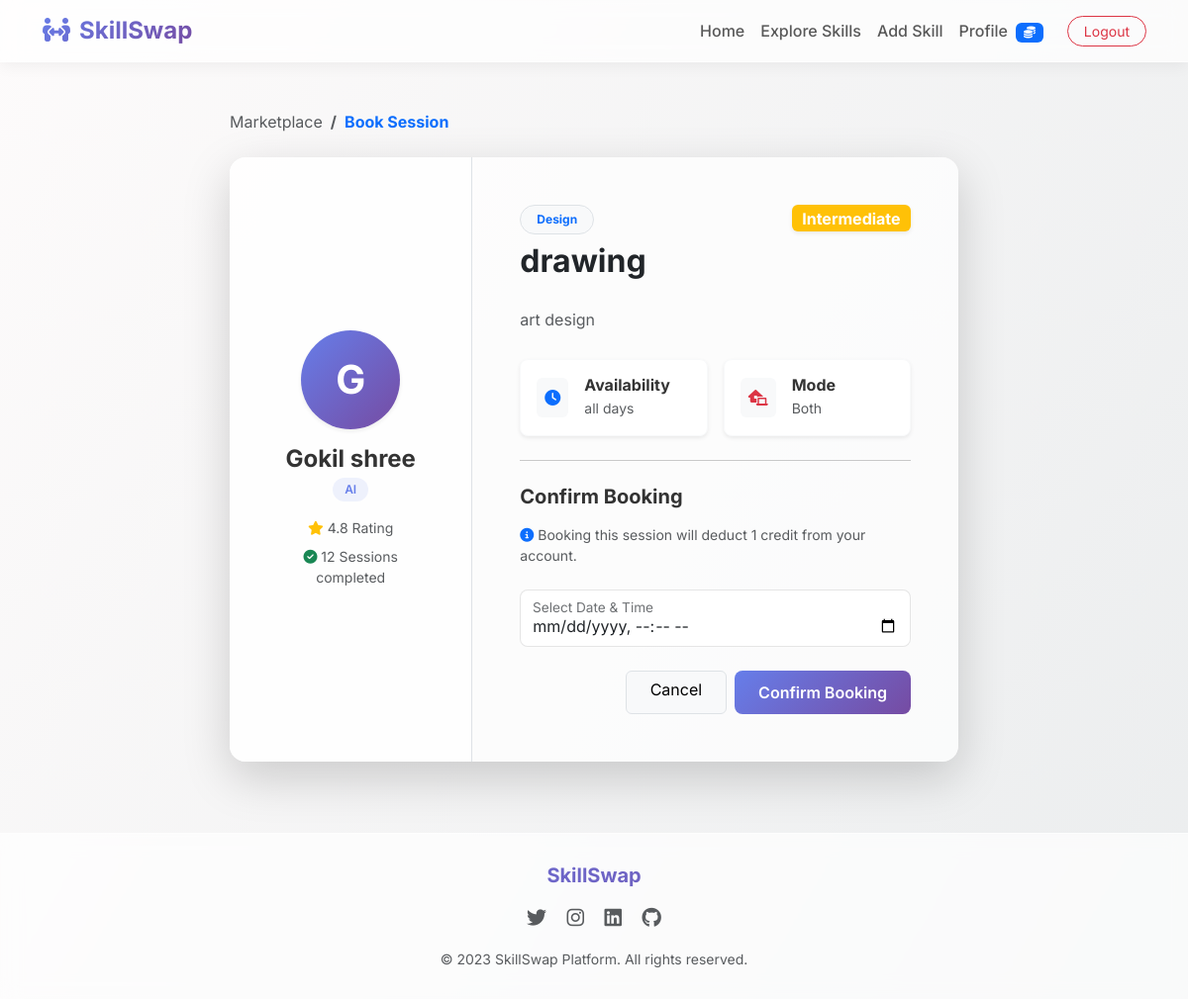
The app's page /book/2/ (signed in) with its own data.
### exchange/models.py (models this page shows, shortened)
class Skill(models.Model):
    CATEGORY_CHOICES = [
        ('Programming', 'Programming'),
        ('Design', 'Design'),
        ('Marketing', 'Marketing'),
        ('Public Speaking', 'Public Speaking'),
        ('Video Editing', 'Video Editing'),
        ('Music', 'Music'),
        ('Languages', 'Languages'),
        ('Other', 'Other'),
    ]
    LEVEL_CHOICES = [
        ('Beginner', 'Beginner'),
        ('Intermediate', 'Intermediate'),
        ('Expert', 'Expert'),
    ]
    MODE_CHOICES = [
        ('Online', 'Online'),
        ('Offline', 'Offline'),
        ('Both', 'Both'),
    ]
    skill_name = models.CharField(max_length=100)
    category = models.CharField(max_length=50, choices=CATEGORY_CHOICES)
    level = models.CharField(max_length=20, choices=LEVEL_CHOICES)
    description = models.TextField()
    teacher = models.ForeignKey(User, on_delete=models.CASCADE, related_name='skills_taught')
    availability = models.CharField(max_length=255, help_text="E.g., Weekends 10 AM - 12 PM")
    mode = models.CharField(max_length=20, choices=MODE_CHOICES, default='Online')
    created_at = models.DateTimeField(auto_now_add=True)

class UserProfile(models.Model):
    user = models.OneToOneField(User, on_delete=models.CASCADE)
    department = models.CharField(max_length=100)
    bio = models.TextField(blank=True)
    credits = models.IntegerField(default=10) # Give users some initial credits to book sessions
    profile_picture = models.ImageField(upload_to='profile_pics/', blank=True, null=True)

### exchange/views.py (the view)
# urls.py: path('book/<int:skill_id>/', views.book_session_view, name='book_session'),
@login_required
def book_session_view(request, skill_id):
    skill = get_object_or_404(Skill, id=skill_id)
    if skill.teacher == request.user:
        messages.warning(request, "You cannot book your own skill.")
        return redirect('marketplace')
    if request.method == 'POST':
        form = BookingForm(request.POST)
        if form.is_valid():
            profile = request.user.userprofile
            if profile.credits > 0:
                booking = form.save(commit=False)
                booking.student = request.user
                booking.teacher = skill.teacher
                booking.skill = skill
                booking.save()
                profile.credits -= 1
                profile.save()
                teacher_profile = skill.teacher.userprofile
                teacher_profile.credits += 1
                teacher_profile.save()
                messages.success(request, f'Successfully booked a session for {skill.skill_name}!')
                return redirect('profile')
            else:
                messages.error(request, 'You do not have enough credits to book a session.')
    else:
        form = BookingForm()
    return render(request, 'book_session.html', {'form': form, 'skill': skill})

### exchange/forms.py
class BookingForm(forms.ModelForm):
    class Meta:
        model = Booking
        fields = ['date']
        widgets = {
            'date': forms.DateTimeInput(attrs={'class': 'form-control', 'type': 'datetime-local'}),
        }

### templates/book_session.html (shortened to what this page needs)
{% extends 'base.html' %}
{% block content %}
<div class="container py-5">
    <div class="row animate-fade-in">
        <div class="col-lg-8 mx-auto">
            <nav aria-label="breadcrumb" class="mb-4">
                <ol class="breadcrumb">
                    <li class="breadcrumb-item"><a href="{% url 'marketplace' %}" class="text-decoration-none text-muted">Marketplace</a></li>
                    <li class="breadcrumb-item active text-primary fw-bold" aria-current="page">Book Session</li>
                </ol>
            </nav>
            <div class="glass-card shadow-lg border-0 overflow-hidden mb-4">
                <div class="row g-0">
                    <div class="col-md-4 p-4 d-flex flex-column align-items-center justify-content-center bg-white bg-opacity-50 border-end">
                        <div class="rounded-circle bg-primary text-white d-flex align-items-center justify-content-center shadow-sm mb-3" style="width: 100px; height: 100px; font-size: 2.5rem; font-weight: bold; background: var(--primary-gradient) !important;">
                            {{ skill.teacher.username|make_list|first|upper }}
                        </div>
                        <h4 class="fw-bold mb-1">{{ skill.teacher.get_full_name|default:skill.teacher.username }}</h4>
                        <span class="badge badge-custom mb-3">{{ skill.teacher.userprofile.department }}</span>
                        <div class="text-center w-100 px-3">
                            <p class="small text-muted mb-2"><i class="fa-solid fa-star text-warning"></i> 4.8 Rating</p>
                            <p class="small text-muted mb-0"><i class="fa-solid fa-check-circle text-success"></i> 12 Sessions completed</p>
                        </div>
                    </div>
                    <div class="col-md-8 p-4 p-lg-5">
                        <div class="d-flex justify-content-between align-items-start mb-3">
                            <div>
                                <span class="badge bg-light text-primary border rounded-pill px-3 py-2 mb-2">{{ skill.category }}</span>
                                <h2 class="fw-bold text-dark mb-2">{{ skill.skill_name }}</h2>
                            </div>
                            <span class="badge {% if skill.level == 'Beginner' %}bg-success{% elif skill.level == 'Intermediate' %}bg-warning{% else %}bg-danger{% endif %} text-white fs-6 shadow-sm">{{ skill.level }}</span>
                        </div>
                        <p class="text-muted lh-lg mb-4">{{ skill.description }}</p>
                        <div class="row g-3 mb-4">
                            <div class="col-sm-6">
                                <div class="p-3 bg-white rounded-3 shadow-sm border border-light d-flex align-items-center gap-3">
                                    <div class="bg-light p-2 rounded text-primary"><i class="fa-solid fa-clock"></i></div>
                                    <div>
                                        <h6 class="mb-0 fw-bold fs-6">Availability</h6>
                                        <small class="text-muted">{{ skill.availability }}</small>
                                    </div>
                                </div>
                            </div>
                            <div class="col-sm-6">
                                <div class="p-3 bg-white rounded-3 shadow-sm border border-light d-flex align-items-center gap-3">
                                    <div class="bg-light p-2 rounded text-danger"><i class="fa-solid fa-laptop-house"></i></div>
                                    <div>
                                        <h6 class="mb-0 fw-bold fs-6">Mode</h6>
                                        <small class="text-muted">{{ skill.mode }}</small>
                                    </div>
                                </div>
                            </div>
                        </div>
                        <hr class="my-4 opacity-25">
                        <h5 class="fw-bold mb-3">Confirm Booking</h5>
                        <p class="text-muted small mb-4"><i class="fa-solid fa-info-circle text-primary"></i> Booking this session will deduct 1 credit from your account.</p>
                        <form method="post" action="{% url 'book_session' skill.id %}">
                            <div class="form-floating mb-4">
                                {{ form.date }}
                                <label for="{{ form.date.id_for_label }}">Select Date & Time</label>
                            </div>
                            <div class="d-flex gap-2 justify-content-end">
                                <a href="{% url 'marketplace' %}" class="btn btn-light border px-4">Cancel</a>
                                <button type="submit" class="btn btn-primary-custom px-4 hover-elevate">Confirm Booking</button>
                            </div>
                        </form>
                    </div>
                </div>
            </div>
        </div>
    </div>
</div>
{% endblock %}

### static/style.css (style rules this page uses)
:root { --primary-gradient: linear-gradient(135deg, #667eea 0%, #764ba2 100%); --bg-gradient: linear-gradient(120deg, #fdfbfb 0%, #ebedee 100%); --accent: #2ecc71; --accent-hover: #27ae60; --text-main: #333333; --text-muted: #6c757d; --glass-bg: rgba(255, 255, 255, 0.7); --glass-border: rgba(255, 255, 255, 0.5); --glass-shadow: 0 8px 32px 0 rgba(31, 38, 135, 0.1); }
body { font-family: 'Inter', sans-serif; background: var(--bg-gradient); color: var(--text-main); min-height: 100vh; display: flex; flex-direction: column; }
.glass-card { background: var(--glass-bg); backdrop-filter: blur(12px); -webkit-backdrop-filter: blur(12px); border: 1px solid var(--glass-border); border-radius: 16px; box-shadow: var(--glass-shadow); transition: transform 0.3s ease, box-shadow 0.3s ease; }
.btn-primary-custom { background: var(--primary-gradient); border: none; color: white; font-weight: 600; border-radius: 8px; padding: 10px 24px; transition: all 0.3s ease; }
.form-control, .form-select { border-radius: 8px; border: 1px solid rgba(0,0,0,0.1); padding: 12px 15px; background: rgba(255,255,255,0.9); transition: all 0.3s; }
.badge-custom { background: rgba(102, 126, 234, 0.1); color: #667eea; font-weight: 600; padding: 6px 12px; border-radius: 20px; }
.animate-fade-in { animation: fadeIn 0.6s ease-out forwards; }

### records on screen
Skill: teacher.username|make_list "G", teacher.get_full_name "Gokil shree", teacher.userprofile.department "AI", category "Design", skill_name "drawing", level "Intermediate", description "art design", availability "all days", mode "Both"
